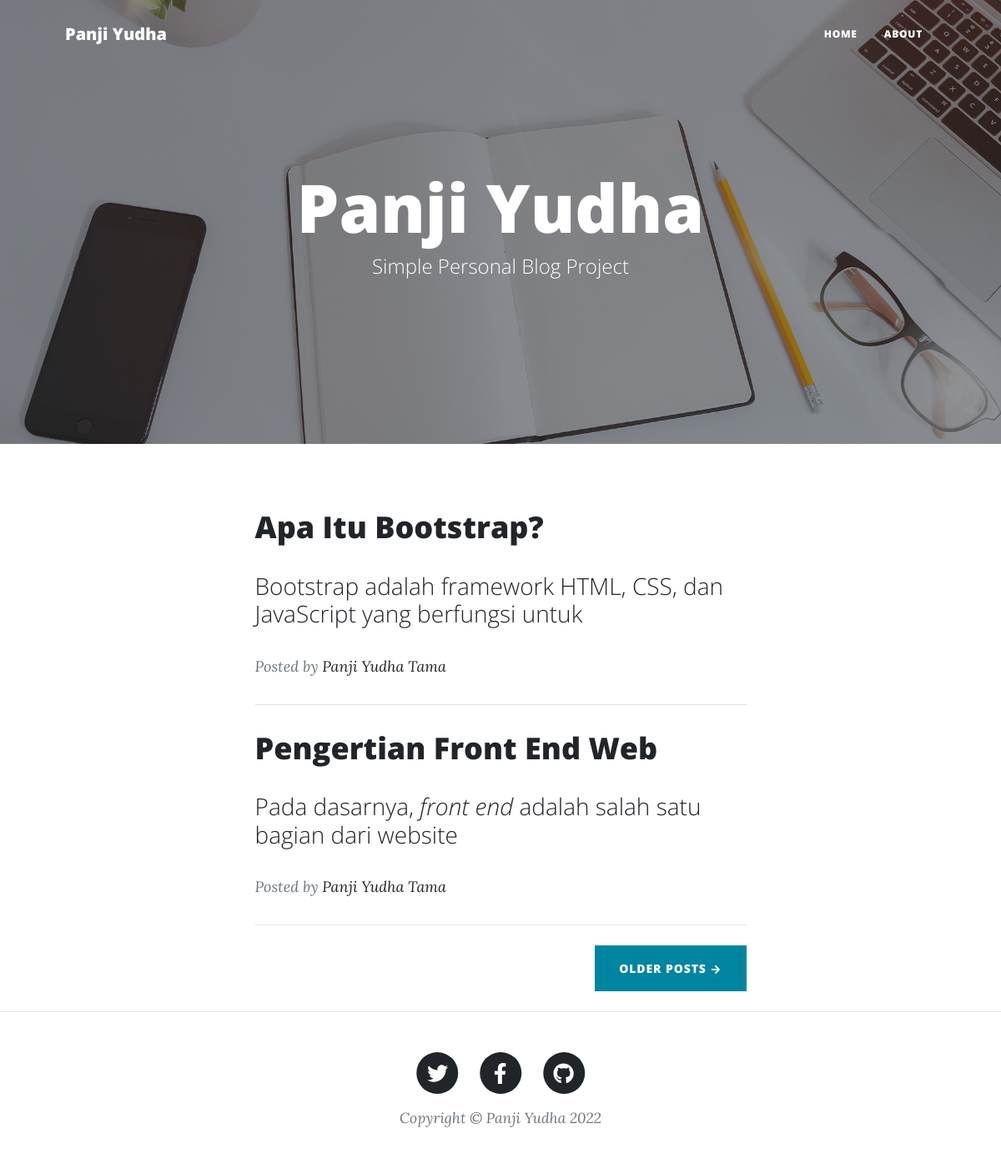
The page / on the database its author committed.
### tables this page shows
CREATE TABLE `post` (
  `id` int(11) NOT NULL,
  `judul` varchar(50) NOT NULL,
  `body` text NOT NULL,
  `penulis` varchar(50) NOT NULL
);

### application/controllers/Blog.php (called while the page is built, shortened)
<?php
class Blog extends CI_Controller
{
    function __construct(){
        $this->load->model("blog_model");
    }
    function index(){
        $result['post'] = $this->blog_model->get_post();
        $this->load->view("blog/post.php",$result);
    }
}
?>

### index.php (called while the page is built, shortened)
<?php
require_once BASEPATH.'core/CodeIgniter.php';

### application/models/Blog_model.php (called while the page is built, shortened)
<?
class Blog_model extends CI_Model
{
    function get_post(){
        $result = $this->db->query('SELECT * FROM post');
        return $result;
    }
}
?>

### application/views/blog/post.php (the view, shortened to what this page needs)
<!DOCTYPE html>
<html lang="en">
    <?php $this->load->view('blog/blog_head');?>
    <body>
        <?php $this->load->view('blog/blog_nav');?>
        <header class="masthead" style="background-image: url('assets/img/home-bg.jpg')">
            <div class="container position-relative px-4 px-lg-5">
                <div class="row gx-4 gx-lg-5 justify-content-center">
                    <div class="col-md-10 col-lg-8 col-xl-7">
                        <div class="site-heading">
                            <h1>Panji Yudha</h1>
                            <span class="subheading">Simple Personal Blog Project</span>
                        </div>
                    </div>
                </div>
            </div>
        </header>
        <div class="container px-4 px-lg-5">
            <div class="row gx-4 gx-lg-5 justify-content-center">
                <div class="col-md-10 col-lg-8 col-xl-7">
                    <?php
                        function limit_words($string, $word_limit){
                            $words = explode(" ",$string);
                            return implode(" ",array_splice($words,0,$word_limit));
                        }
                        foreach ($post->result() as $row) :
                    ?>
                    <div class="post-preview">
                        <a href="<?php echo base_url().'blog/detail/'.$row->id;?>">
                            <h2 class="post-title"><?php echo $row->judul;?></h2>
                            <h3 class="post-subtitle"><?php echo limit_words($row->body,10);?></h3>
                        </a>
                        <p class="post-meta">
                            Posted by
                            <a href="#!">Panji Yudha Tama</a>
                        </p>
                    </div>
                    <hr class="my-4" />
                    <?php endforeach;?>
                    <div class="d-flex justify-content-end mb-4"><a class="btn btn-primary text-uppercase" href="#!">Older Posts →</a></div>
                </div>
            </div>
        </div>
        <?php $this->load->view('blog/blog_footer'); ?>
    </body>
</html>

### application/views/blog/blog_head.php (shortened to what this page needs)
<head>
    <link href="<?php echo base_url().'assets/blog/css/styles.css';?>" rel="stylesheet" />
</head>

### application/views/blog/blog_nav.php (shortened to what this page needs)
<nav class="navbar navbar-expand-lg navbar-light" id="mainNav">
    <div class="container px-4 px-lg-5">
        <a class="navbar-brand" href="index.html">Panji Yudha</a>
        <div class="collapse navbar-collapse" id="navbarResponsive">
            <ul class="navbar-nav ms-auto py-4 py-lg-0">
                <li class="nav-item"><a class="nav-link px-lg-3 py-3 py-lg-4" href="<?php echo base_url().'blog'; ?>">Home</a></li>
                <li class="nav-item"><a class="nav-link px-lg-3 py-3 py-lg-4" href="<?php echo base_url().'blog/about'; ?>">About</a></li>
            </ul>
        </div>
    </div>
</nav>

### application/views/blog/blog_footer.php
<footer class="border-top">
            <div class="container px-4 px-lg-5">
                <div class="row gx-4 gx-lg-5 justify-content-center">
                    <div class="col-md-10 col-lg-8 col-xl-7">
                        <ul class="list-inline text-center">
                            <li class="list-inline-item">
                                <a href="#!">
                                    <span class="fa-stack fa-lg">
                                        <i class="fas fa-circle fa-stack-2x"></i>
                                        <i class="fab fa-twitter fa-stack-1x fa-inverse"></i>
                                    </span>
                                </a>
                            </li>
                            <li class="list-inline-item">
                                <a href="#!">
                                    <span class="fa-stack fa-lg">
                                        <i class="fas fa-circle fa-stack-2x"></i>
                                        <i class="fab fa-facebook-f fa-stack-1x fa-inverse"></i>
                                    </span>
                                </a>
                            </li>
                            <li class="list-inline-item">
                                <a href="#!">
                                    <span class="fa-stack fa-lg">
                                        <i class="fas fa-circle fa-stack-2x"></i>
                                        <i class="fab fa-github fa-stack-1x fa-inverse"></i>
                                    </span>
                                </a>
                            </li>
                        </ul>
                        <div class="small text-center text-muted fst-italic">Copyright &copy; Panji Yudha 2022</div>
                    </div>
                </div>
            </div>
        </footer>

### rows shown on the page
post: judul "Apa Itu Bootstrap?", body "Bootstrap adalah framework HTML, CSS, dan JavaScript yang berfungsi untuk"
post: judul "Pengertian Front End Web", body "Pada dasarnya, front end adalah salah satu bagian dari website"
